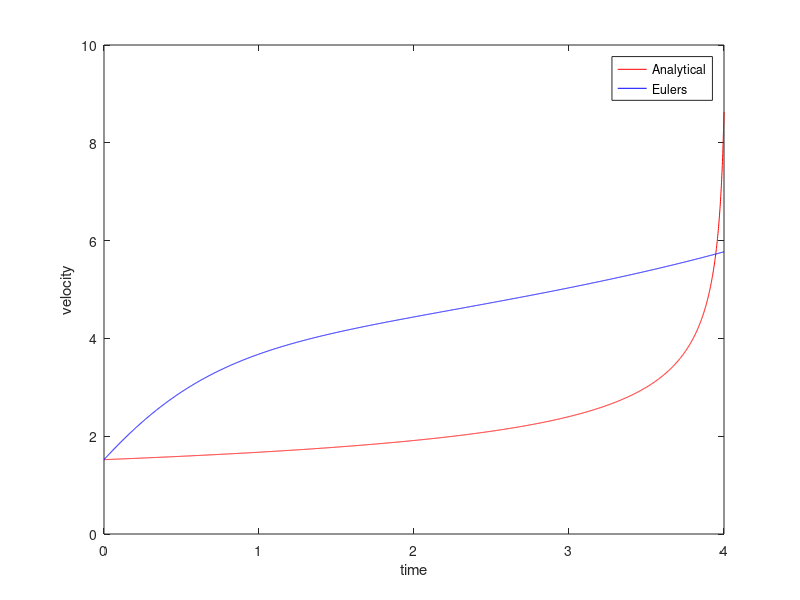

Reproduce this figure in MATLAB.
clear all

t_end = 4;
dt = 0.001;

k = 1; %analysis constant
va = 20; % average air velocity m/s
D = 0.01; % diameter of balloon aperture m
circum_0 = 0.725; % init. circumference m
Cd = 1; % drag coeff
Q = 0.0016; %  average vol. flowrate m3/s
m0 = 0.004; % mass of balloon
rho = 1.22; % density of air

V0 = (circum_0 /pi)^3 * pi / 6; % init. balloon vol

t = linspace(0, t_end, t_end/dt);
vb_a = sqrt(2.*k.*va^2.*D^2./Cd./(V0-Q.*t).^(2/3));

%vb_e(1) = 0;
vb_e2(1) = vb_a(1); % corrected to include dm/dt term
s = vb_e2*dt;

for i = 2:t_end/dt
%    dvdt = (k*va^2*D^2*rho-0.5*rho*Cd*(V0-Q*t(i-1)^(2/3))*vb_e(i-1)^2)/(m0+rho*(V0-Q*t(i-1)));
    dvdt2 = (k*va^2*D^2+0.25*va*vb_e2(i-1)*D^2-0.5*Cd*(V0-Q*t(i-1)^(2/3))*vb_e2(i-1)^2)/(m0/rho+(V0-Q*t(i-1)));
%    vb_e(i) = vb_e(i-1) + dvdt*dt;
    vb_e2(i) = vb_e2(i-1) + dvdt2*dt;
    s = s + vb_e2(i)*dt;
end

fprintf('Distance travelled: %s units',s);

plot(t,vb_a, 'r-', t, vb_e2, 'b-')
ylabel('velocity')
xlabel('time')
legend('Analytical', 'Eulers')